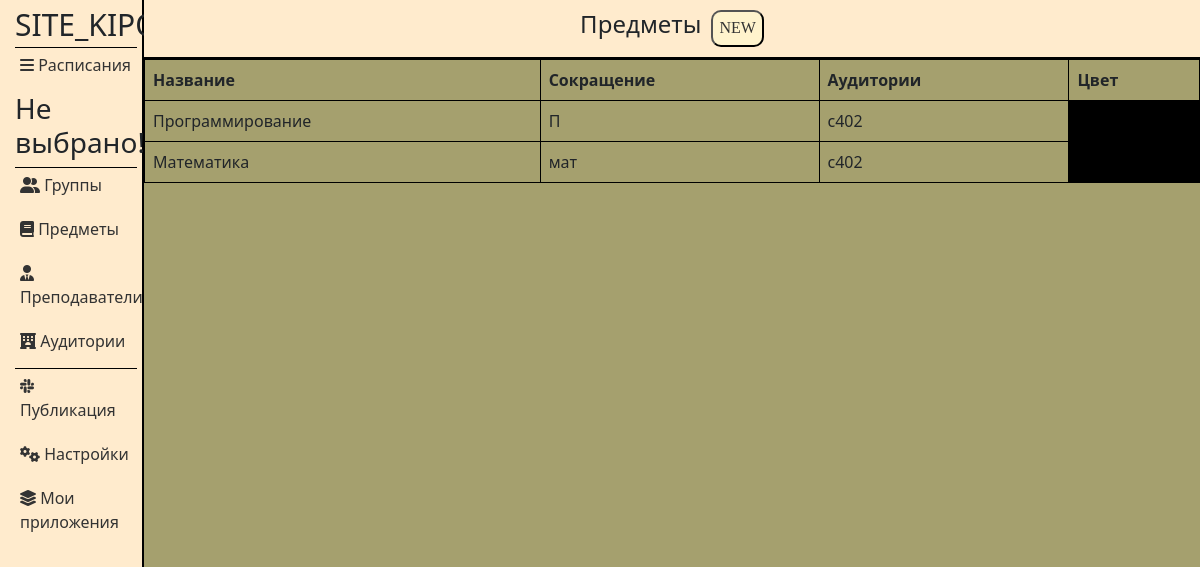
/applications/13/subjects/, run on the app's committed database.
### applications/models.py (models this page shows, shortened)
class Subjects(models.Model):
    title = models.CharField('Название', max_length=50)
    abbreviation = models.CharField('Сокращение', max_length=50)
    cabinets = models.CharField('Аудитории', max_length=50)
    color = models.CharField('Цвет', max_length=50)
    application_id = models.ForeignKey(Applications, on_delete=models.CASCADE, related_name='Subjects')
    class Meta:
        verbose_name = 'Предмет'
        verbose_name_plural = 'Предметы'

### applications/views.py (the view)
def subjects(request, app_id):
    return handle_form(request, app_id, Subjects, SubjectsForm, 'applications/subjects.html')

### applications/models.py (called while the page is built)
    def __str__(self):
        return self.title

### applications/views.py (called while the page is built)
def find_week_title(request):
    week_title = None
    if request.COOKIES.get('selectedElementId'):
        sched_id = request.COOKIES.get('selectedElementId')
        sched_instance = Schedules.objects.get(id=sched_id)
        week_title = sched_instance.title
    else:
        week_title = 'Не выбрано!'
    return week_title

### applications/templates/applications/subjects.html (shortened to what this page needs)
{% extends 'applications/layout.html' %}
{% load static %}
{% block content %}
<div class="features">
    <header>
        <h1>Предметы</h1>
        <button class="popup-btn" id="open_pop_up">NEW</button>
    </header>
    <table class="table">
    <thead>
        <tr>
            <th>Название</th>
            <th>Сокращение</th>
            <th>Аудитории</th>
            <th>Цвет</th>
        </tr>
    </thead>
    <tbody>
        {% for el in groups %}
        <tr>
            <td>{{ el.title }}</td>
            <td>{{ el.abbreviation }}</td>
            <td>{{ el.cabinets }}</td>
            <td style="background-color:{{ el.color }}"></td>
        </tr>
        {% endfor %}
    </tbody>
</table>
</div>
{% endblock %}

### applications/static/applications/css/main.css (style rules this page uses)
:root { --main-background: #a5a06e; --second-background: blanchedalmond; --border: black; --text: #333; --popup-background: rgba(0,0,0,0.8); --white: #fff3cd; --output-background-color: transparent; --table-border-color: black; }
header { display: flex; justify-content: center; background-color: var(--second-background); padding: 10px 0px 10px 0px; border-bottom: 2px solid var(--border); }
body { display: flex; background-color: var(--main-background); }
.features { width: 100%; }
h1 { font-size: 1.5rem; }
.popup-btn { text-align: center; font-family: Monserrat; background-color: #fff3cd; border-radius: 10px; border-color: var(--border); text-decoration: none; font-weight: 500; color: var(--text); }
button#open_pop_up { margin-left: 10px; }
.table>:not(caption)>*>* { padding: 0.5rem 0.5rem; background-color: var(--bs-table-bg); border: 1px solid black; box-shadow: inset 0 0 0 9999px var(--bs-table-accent-bg); }
table.table { width: 100%; margin: auto; }

### data on the page
Subjects: title "Программирование", abbreviation "П", cabinets "с402"
Subjects: title "Математика", abbreviation "мат", cabinets "с402"

### other printed values
{{ title }} "Не выбрано!"
